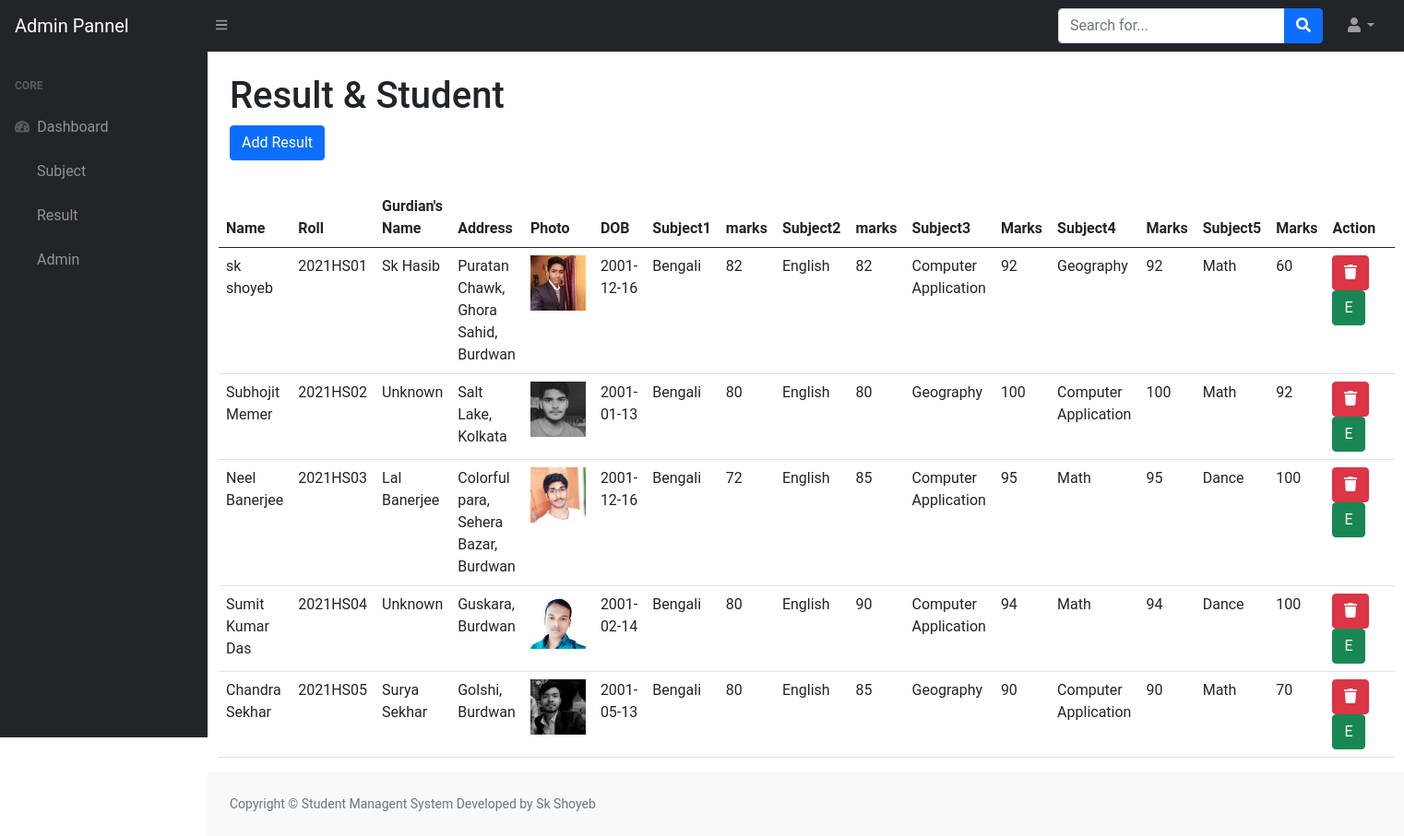
Screenshot of /admin/result.php (signed in) with the database file from the repository.
### tables this page shows
CREATE TABLE `student` (
  `id` int(255) NOT NULL,
  `name` varchar(255) NOT NULL,
  `gname` varchar(255) NOT NULL,
  `address` varchar(255) NOT NULL,
  `image` varchar(255) NOT NULL,
  `roll_no` varchar(255) NOT NULL,
  `dob` date NOT NULL,
  `subject1` varchar(50) NOT NULL,
  `subject2` varchar(50) NOT NULL,
  `subject3` varchar(50) NOT NULL,
  `subject4` varchar(50) NOT NULL,
  `subject5` varchar(50) NOT NULL,
  `marks1` int(11) NOT NULL,
  `marks2` int(11) NOT NULL,
  `marks3` int(11) NOT NULL,
  `marks4` int(11) NOT NULL,
  `marks5` int(11) NOT NULL
);

### database/database.php (called while the page is built, shortened)
<?php
class database{
    protected function connect(){
        $this->host = 'localhost';
        $this->dbusername = 'root';
        $this->dbpassword = "";
        $this->dbname = "result";
        $conn = mysqli_connect($this->host,$this->dbusername,$this->dbpassword,$this->dbname);
        return $conn;
    }
}
class query extends database{
    public function getdata($field,$table,$condition_arr,$order_by,$order_by_type,$limit){
        $sql = "select $field from $table";
        $result = $this->connect()->query($sql);
        if($result->num_rows>0){
            $arr = array();
            while ($row = $result->fetch_assoc()) {
                $arr[]=$row;
            }
            return $arr;
        }else{
            $arr = array();
            return $arr;
        }
    }
}
?>

### admin/result.php (the view, shortened to what this page needs)
<?php
if (!isset($_SESSION["email"])) {
    echo "<script>window.open('../index.php','_self')</script>";
}else{
include("../database/database.php");
$obj = new query();
$data = $obj->getdata("*", "student", "", "", "", "");
?>
<!DOCTYPE html>
<html lang="en">
<head>
    <link href="https://cdn.jsdelivr.net/npm/simple-datatables@latest/dist/style.css" rel="stylesheet" />
    <link href="css/styles.css" rel="stylesheet" />
</head>
<body class="sb-nav-fixed">
    <?php
    include("header.php");
    ?>
    <div id="layoutSidenav_content">
        <main>
            <div class="container-fluid px-4">
                <h1 class="mt-4">Result & Student</h1>
                <a class="btn btn-primary" href="add_result.php">Add Result</a>
            </div>
            <div class="container">
                <table class="table">
                    <thead>
                        <tr>
                            <th scope="col">Name</th>
                            <th scope="col">Roll</th>
                            <th scope="col">Gurdian's Name</th>
                            <th scope="col">Address</th>
                            <th scope="col">Photo</th>
                            <th scope="col">DOB</th>
                            <th scope="col">Subject1</th>
                            <th scope="col">marks</th>
                            <th scope="col">Subject2</th>
                            <th scope="col">marks</th>
                            <th scope="col">Subject3</th>
                            <th scope="col">Marks</th>
                            <th scope="col">Subject4</th>
                            <th scope="col">Marks</th>
                            <th scope="col">Subject5</th>
                            <th scope="col">Marks</th>
                            <th scope="col" style="width:200px">Action</th>
                        </tr>
                    </thead>
                    <tbody>
                        <?php
                        if (sizeof($data) == 0) {
                            echo "No Subject Found";
                        } else {
                            foreach ($data as $list) {
                        ?>
                                <tr>
                                    <td><?php echo $list["name"] ?></td>
                                    <td><?php echo $list["roll_no"] ?></td>
                                    <td><?php echo $list["gname"] ?></td>
                                    <td><?php echo $list["address"] ?></td>
                                    <td><img class="std-img" src="../img/<?php echo $list['image']?>"></td>
                                    <td><?php echo $list["dob"] ?></td>
                                    <td><?php echo $list["subject1"] ?></td>
                                    <td><?php echo $list["marks1"] ?></td>
                                    <td><?php echo $list["subject2"] ?></td>
                                    <td><?php echo $list["marks2"] ?></td>
                                    <td><?php echo $list["subject3"] ?></td>
                                    <td><?php echo $list["marks3"] ?></td>
                                    <td><?php echo $list["subject4"] ?></td>
                                    <td><?php echo $list["marks4"] ?></td>
                                    <td><?php echo $list["subject5"] ?></td>
                                    <td><?php echo $list["marks5"] ?></td>
                                    <td><a class="btn btn-danger main-btn" href="result.php?delete=<?php echo $list["id"]?>"><i class="fa fa-trash"></i></a><a class="btn btn-success main-btn" href="edit_result.php?id=<?php echo $list["id"]?>">E</a></td>
                                </tr>
                        <?php
                            }
                        }
                        ?>
                    </tbody>
                </table>
            </div>
        </main>
        <?php
        include("footer.php");
        ?>
</body>
</html>
<?php
}
?>

### admin/header.php (shortened to what this page needs)
<nav class="sb-topnav navbar navbar-expand navbar-dark bg-dark">
            <a class="navbar-brand ps-3" href="index.html">Admin Pannel</a>
            <button class="btn btn-link btn-sm order-1 order-lg-0 me-4 me-lg-0" id="sidebarToggle" href="#!"><i class="fas fa-bars"></i></button>
            <form class="d-none d-md-inline-block form-inline ms-auto me-0 me-md-3 my-2 my-md-0">
                <div class="input-group">
                    <input class="form-control" type="text" placeholder="Search for..." aria-label="Search for..." aria-describedby="btnNavbarSearch" />
                    <button class="btn btn-primary" id="btnNavbarSearch" type="button"><i class="fas fa-search"></i></button>
                </div>
            </form>
            <ul class="navbar-nav ms-auto ms-md-0 me-3 me-lg-4">
                <li class="nav-item dropdown">
                    <a class="nav-link dropdown-toggle" id="navbarDropdown" href="#" role="button" data-bs-toggle="dropdown" aria-expanded="false"><i class="fas fa-user fa-fw"></i></a>
                </li>
            </ul>
        </nav>
        <div id="layoutSidenav">
            <div id="layoutSidenav_nav">
                <nav class="sb-sidenav accordion sb-sidenav-dark" id="sidenavAccordion">
                    <div class="sb-sidenav-menu">
                        <div class="nav">
                            <div class="sb-sidenav-menu-heading">Core</div>
                            <a class="nav-link" href="index.php">
                                <div class="sb-nav-link-icon"><i class="fas fa-tachometer-alt"></i></div>
                                Dashboard
                            </a>
                                <nav class="sb-sidenav-menu-nested nav">
                                    <a class="nav-link" href="subject.php">Subject</a>
                                    <a class="nav-link" href="result.php">Result</a>
                                    <a class="nav-link" href="admin.php">Admin</a>
                                </nav>
                    </div>
                </nav>
            </div>

### admin/footer.php
<footer class="py-4 bg-light mt-auto">
                    <div class="container-fluid px-4">
                        <div class="d-flex align-items-center justify-content-between small">
                            <div class="text-muted">Copyright &copy; Student Managent System Developed by Sk Shoyeb</div>
                        </div>
                    </div>
                </footer>
            </div>
        </div>

### rows the page displays
student: name "sk shoyeb", roll_no "2021HS01", gname "Sk Hasib", address "Puratan Chawk, Ghora Sahid, Burdwan", image (picture), dob "2001-12-16", subject1 "Bengali", marks1 "82", subject2 "English", marks2 "82", subject3 "Computer Application", marks3 "92", subject4 "Geography", marks4 "92", subject5 "Math", marks5 "60"
student: name "Subhojit Memer", roll_no "2021HS02", gname "Unknown", address "Salt Lake, Kolkata", image (picture), dob "2001-01-13", subject1 "Bengali", marks1 "80", subject2 "English", marks2 "80", subject3 "Geography", marks3 "100", subject4 "Computer Application", marks4 "100", subject5 "Math", marks5 "92"
student: name "Neel Banerjee", roll_no "2021HS03", gname "Lal Banerjee", address "Colorful para, Sehera Bazar, Burdwan", image (picture), dob "2001-12-16", subject1 "Bengali", marks1 "72", subject2 "English", marks2 "85", subject3 "Computer Application", marks3 "95", subject4 "Math", marks4 "95", subject5 "Dance", marks5 "100"
student: name "Sumit Kumar Das", roll_no "2021HS04", gname "Unknown", address "Guskara, Burdwan", image (picture), dob "2001-02-14", subject1 "Bengali", marks1 "80", subject2 "English", marks2 "90", subject3 "Computer Application", marks3 "94", subject4 "Math", marks4 "94", subject5 "Dance", marks5 "100"
student: name "Chandra Sekhar", roll_no "2021HS05", gname "Surya Sekhar", address "Golshi, Burdwan", image (picture), dob "2001-05-13", subject1 "Bengali", marks1 "80", subject2 "English", marks2 "85", subject3 "Geography", marks3 "90", subject4 "Computer Application", marks4 "90", subject5 "Math", marks5 "70"
